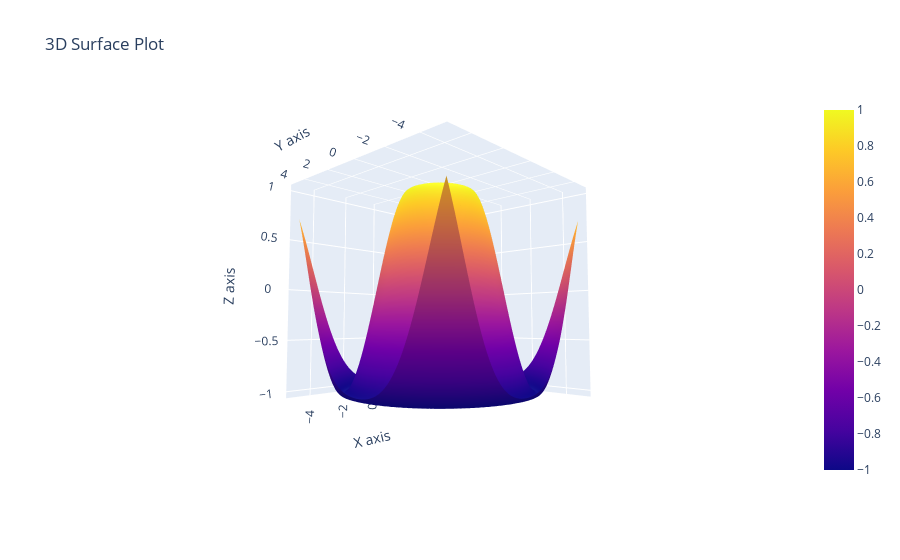

The notebook cell saved with this chart:
### Code cell
import numpy as np
import pandas as pd
import plotly.graph_objects as go

# Generate x and y data
x = np.linspace(-5, 5, 100)
y = np.linspace(-5, 5, 100)
x, y = np.meshgrid(x, y)

# Compute z data
z = np.sin(np.sqrt(x**2 + y**2))

# Create a DataFrame
data = {
    'X': x.flatten(),
    'Y': y.flatten(),
    'Z': z.flatten()
}
df = pd.DataFrame(data)

# Plotting
fig = go.Figure(data=[go.Surface(z=z, x=x, y=y)])
fig.update_layout(title='3D Surface Plot', autosize=True,
                  scene=dict(xaxis_title='X axis', yaxis_title='Y axis', zaxis_title='Z axis'))

fig.show()

### Figure 1 — Plotly figure (JSON) as saved in the notebook; plotly's stock layout.template omitted (floating-point values rounded to 4 significant figures; data arrays with more than 128 entries replaced by an {"elided": "..."} marker saying what was removed)
{"data": [{"type": "surface", "x": {"elided": "100x100 float values"}, "y": {"elided": "100x100 float values"}, "z": {"elided": "100x100 float values"}}], "layout": {"autosize": true, "scene": {"aspectmode": "auto", "aspectratio": {"x": 1, "y": 1, "z": 1}, "camera": {"center": {"x": 0, "y": 0, "z": 0}, "eye": {"x": -1.575, "y": -1.477, "z": -0.1556}, "projection": {"type": "perspective"}, "up": {"x": 0, "y": 0, "z": 1}}, "xaxis": {"title": {"text": "X axis"}, "type": "linear"}, "yaxis": {"title": {"text": "Y axis"}, "type": "linear"}, "zaxis": {"title": {"text": "Z axis"}, "type": "linear"}}, "title": {"text": "3D Surface Plot"}}}
